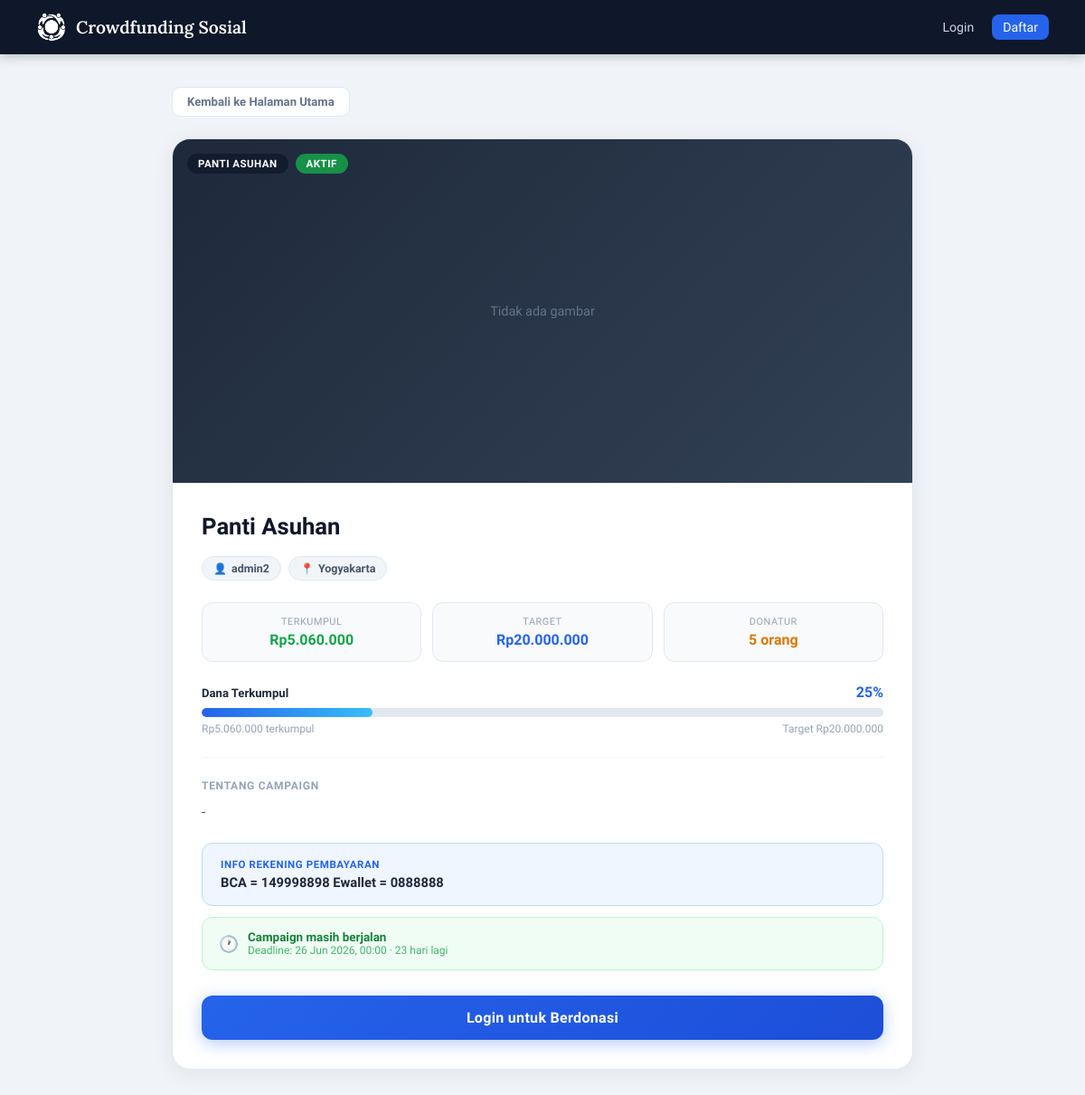
The app's page /detail.php?id=3, older data.
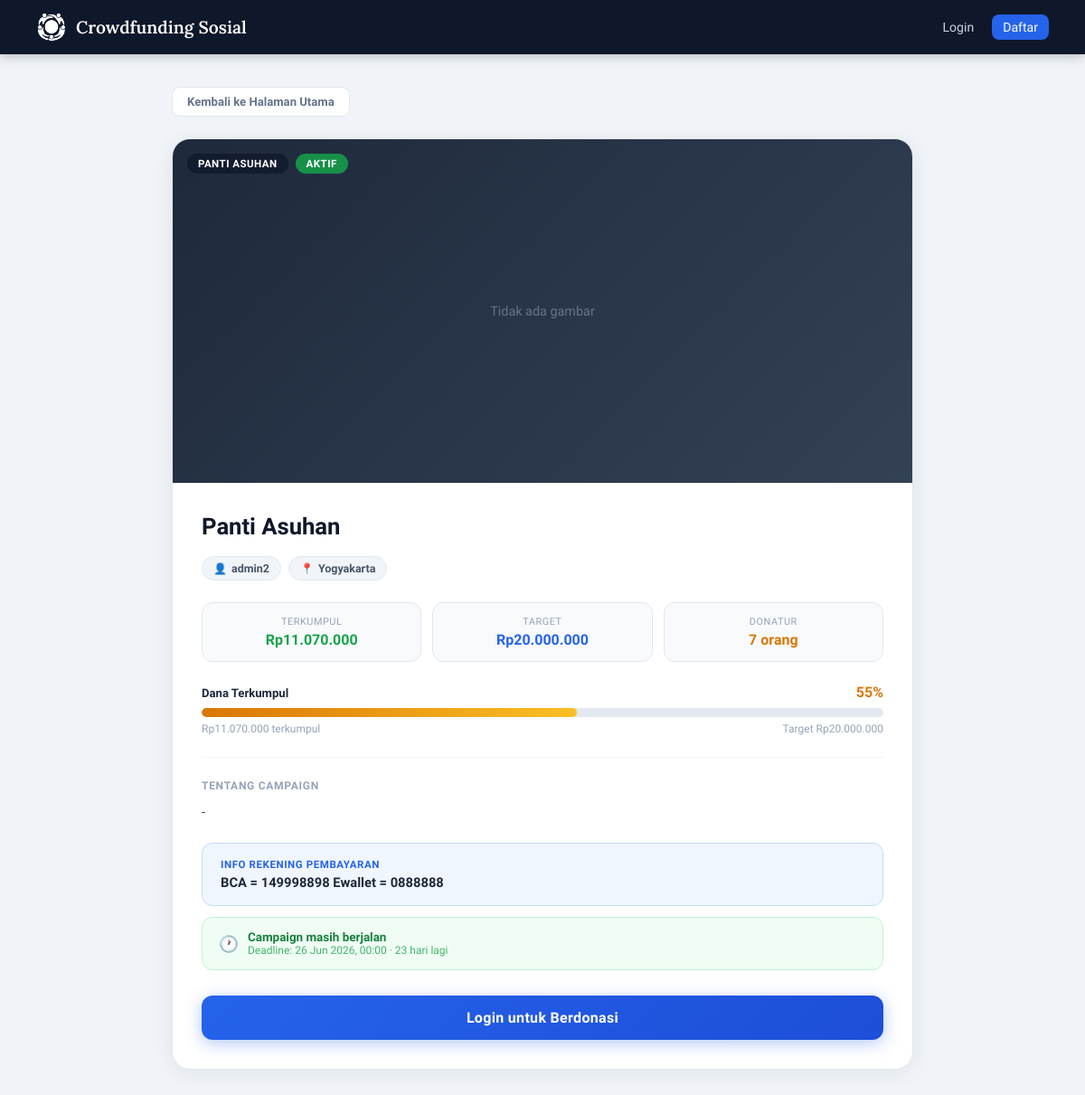
The same page, newer data.
### tables this page shows
CREATE TABLE `campaigns` (
  `id` int(11) NOT NULL,
  `manager_id` int(11) NOT NULL,
  `title` varchar(150) NOT NULL,
  `category` varchar(100) NOT NULL,
  `location` varchar(150) NOT NULL,
  `description` text NOT NULL,
  `target_amount` decimal(15,2) NOT NULL DEFAULT 0.00,
  `collected_amount` decimal(15,2) NOT NULL DEFAULT 0.00,
  `deadline` datetime NOT NULL,
  `image` varchar(255) NOT NULL,
  `bank_info` varchar(255) NOT NULL,
  `created_at` timestamp NOT NULL DEFAULT current_timestamp()
);

CREATE TABLE `users` (
  `id` int(11) NOT NULL,
  `name` varchar(100) NOT NULL,
  `email` varchar(100) NOT NULL,
  `phone` varchar(20) NOT NULL,
  `address` text DEFAULT NULL,
  `avatar` varchar(255) DEFAULT NULL,
  `password` varchar(255) NOT NULL,
  `role` enum('donor','manager') NOT NULL DEFAULT 'donor',
  `created_at` timestamp NOT NULL DEFAULT current_timestamp()
);

### detail.php (the view, shortened to what the changed rows need)
<?php
require 'config.php';
function progColor(int $pct): array {
    if ($pct <= 50)  return ['grad' => 'linear-gradient(90deg,#2563eb,#38bdf8)', 'fire' => false];
    if ($pct <= 75)  return ['grad' => 'linear-gradient(90deg,#d97706,#fbbf24)', 'fire' => false];
    return               ['grad' => 'linear-gradient(90deg,#dc2626,#f97316)', 'fire' => true];
}
$id = isset($_GET['id']) ? (int)$_GET['id'] : 0;
$stmt = $conn->prepare("
    SELECT c.*, u.name AS manager_name
    FROM campaigns c
    JOIN users u ON c.manager_id = u.id
    WHERE c.id = ?
    LIMIT 1
");
$stmt->bind_param("i", $id);
$stmt->execute();
$campaign = $stmt->get_result()->fetch_assoc();
$pct = ($campaign['target_amount'] > 0)
    ? min(100, round(($campaign['collected_amount'] / $campaign['target_amount']) * 100))
    : 0;
$is_expired  = strtotime($campaign['deadline']) < time();
$days_left   = ceil((strtotime($campaign['deadline']) - time()) / 86400);
$dStmt = $conn->prepare("SELECT COUNT(*) AS cnt FROM donations WHERE campaign_id = ?");
$dStmt->bind_param("i", $id);
$dStmt->execute();
$donatur_count = $dStmt->get_result()->fetch_assoc()['cnt'];
?>
<!DOCTYPE html>
<html lang="id">
<head>
</head>
<body>
<div class="page">
    <div class="detail-card">
        <div class="hero-img">
            <div class="hero-badges">
                <span class="hbadge hbadge-cat"><?= htmlspecialchars($campaign['category']) ?></span>
                <span class="hbadge <?= $is_expired ? 'hbadge-expired' : 'hbadge-active' ?>">
                    <?= $is_expired ? 'Berakhir' : 'Aktif' ?>
                </span>
            </div>
        </div>
        <div class="detail-body">
            <h1 class="detail-title"><?= htmlspecialchars($campaign['title']) ?></h1>
            <div class="meta-row">
                <span class="meta-pill"><span class="pi">&#128100;</span> <?= htmlspecialchars($campaign['manager_name']) ?></span>
                <span class="meta-pill"><span class="pi">&#128205;</span> <?= htmlspecialchars($campaign['location']) ?></span>
            </div>
            <div class="stats-row">
                <div class="stat-box green">
                    <div class="sl">Terkumpul</div>
                    <div class="sv">Rp<?= number_format($campaign['collected_amount'], 0, ',', '.') ?></div>
                </div>
                <div class="stat-box blue">
                    <div class="sl">Target</div>
                    <div class="sv">Rp<?= number_format($campaign['target_amount'], 0, ',', '.') ?></div>
                </div>
                <div class="stat-box amber">
                    <div class="sl">Donatur</div>
                    <div class="sv"><?= $donatur_count ?> orang</div>
                </div>
            </div>
            <?php $pc = progColor($pct); ?>
            <div class="prog-wrap">
                <div class="prog-header">
                    <span class="ph-label">Dana Terkumpul</span>
                    <span class="ph-pct" style="color:<?= $pct > 75 ? '#dc2626' : ($pct > 50 ? '#d97706' : '#2563eb') ?>">
                        <?= $pct ?>%<?= $pc['fire'] ? ' 🔥' : '' ?>
                    </span>
                </div>
                <div class="prog-bg">
                    <div class="prog-fill" style="width:<?= $pct ?>%;background:<?= $pc['grad'] ?>"></div>
                </div>
                <div class="prog-footer">
                    <span>Rp<?= number_format($campaign['collected_amount'], 0, ',', '.') ?> terkumpul</span>
                    <span>Target Rp<?= number_format($campaign['target_amount'], 0, ',', '.') ?></span>
                </div>
            </div>
            <hr class="divider">
            <div class="desc-label">Tentang Campaign</div>
            <div class="desc-text"><?= nl2br(htmlspecialchars($campaign['description'])) ?></div>
            <div class="bank-box">
                <div class="bl">Info Rekening Pembayaran</div>
                <div class="bv"><?= htmlspecialchars($campaign['bank_info']) ?></div>
            </div>
            <div class="deadline-box">
                <div class="db-icon"><?= $is_expired ? '&#128683;' : '&#128336;' ?></div>
                <div>
                    <div class="db-text">
                        <?= $is_expired
                            ? 'Campaign ini telah berakhir'
                            : ($days_left <= 7 ? 'Segera berakhir!' : 'Campaign masih berjalan') ?>
                    </div>
                    <div class="db-sub">
                        Deadline: <?= date('d M Y, H:i', strtotime($campaign['deadline'])) ?>
                        <?= !$is_expired ? " &middot; $days_left hari lagi" : '' ?>
                    </div>
                </div>
            </div>
            <?php if (!$is_expired && isset($_SESSION['user_id']) && $_SESSION['user_role'] === 'donor'): ?>
                <a class="btn-donate" href="donate.php?campaign_id=<?= $campaign['id'] ?>">Donasi Sekarang</a>
            <?php elseif (!isset($_SESSION['user_id'])): ?>
                <a class="btn-donate" href="login.php">Login untuk Berdonasi</a>
            <?php elseif ($is_expired): ?>
                <div class="btn-donate disabled">Campaign Telah Berakhir</div>
            <?php endif; ?>
        </div>
    </div>
</div>
</body>
</html>

Row changes from the older to the newer data that the page shows:
changed campaigns "Panti Asuhan": collected_amount "5.060.000" → "11.070.000"
Text that changed along with them:
$donatur_count: "5" → "7"
$pct: "25" → "55"
